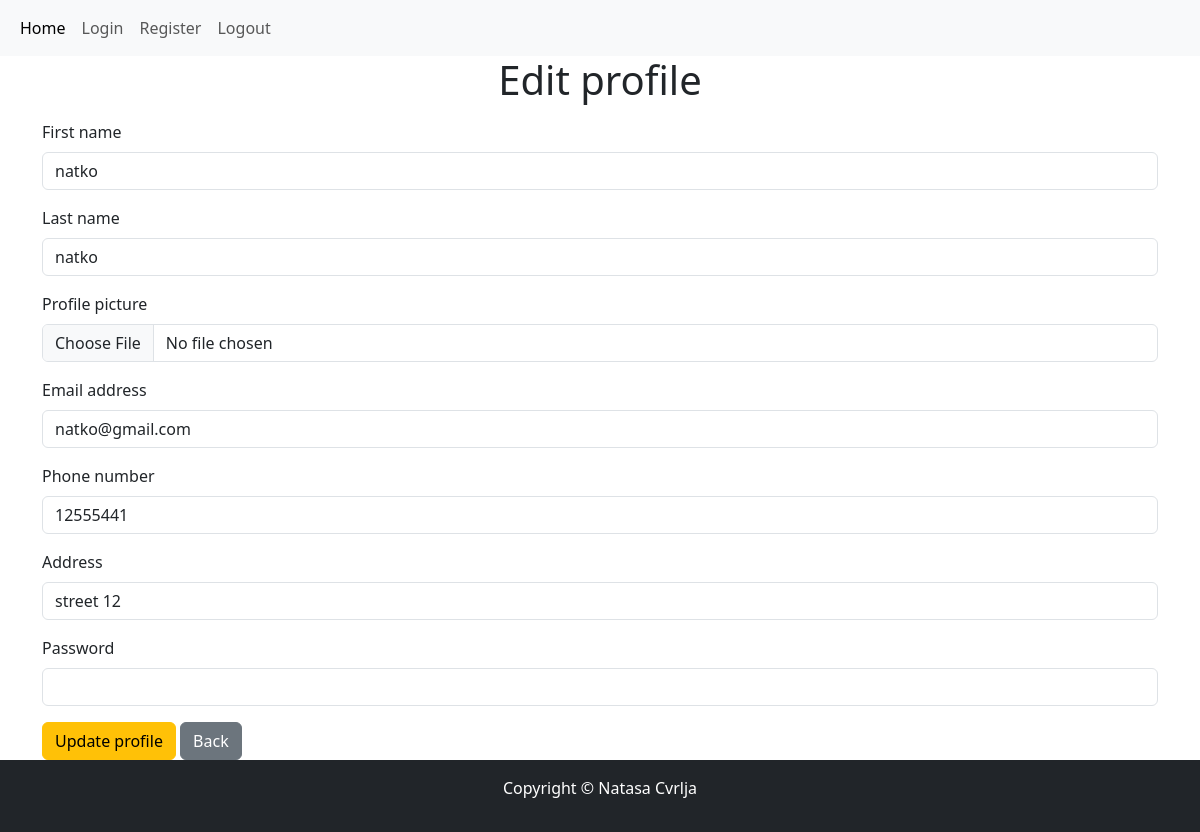
/edit.php?id=10, run on the app's committed database.
### tables this page shows
CREATE TABLE `users` (
  `id` int(11) NOT NULL,
  `firstName` varchar(50) NOT NULL,
  `lastName` varchar(50) NOT NULL,
  `email` varchar(70) NOT NULL,
  `phoneNumb` int(15) NOT NULL,
  `address` varchar(80) NOT NULL,
  `picture` varchar(80) NOT NULL,
  `password` varchar(255) NOT NULL,
  `status` varchar(30) DEFAULT 'user'
);

### edit.php (the view, shortened to what this page needs)
<?php
    require_once "db_connect.php";
    $id = $_GET["id"];
    $sql = "SELECT * FROM users WHERE id = $id";
    $result = mysqli_query($connect, $sql);
    $row = mysqli_fetch_assoc($result);
    $backBtn = "home.php";
?>
<!doctype html>
<html lang="en">
    <head>
        <link href="https://cdn.jsdelivr.net/npm/bootstrap@5.3.0/dist/css/bootstrap.min.css" rel="stylesheet">
    </head>
    <body>
    <nav class="navbar navbar-expand-lg bg-body-tertiary" >
        <div class="container-fluid">
            <ul class="navbar-nav me-auto mb-2 mb-lg-0" >
            <li class="nav-item">
                    <a class="nav-link active" aria-current="page" href="home.php" >Home</a>
                </li>
                <li class="nav-item">
                    <a class="nav-link" href="login.php" >Login</a>
                </li>
                <li class="nav-item">
          <a class="nav-link" href="register.php">Register</a>
        </li>
                <li class="nav-item">
                    <a class="nav-link" href="logout.php?logout">Logout</a >
                </li>
            </ul>
        </div>
    </nav>
<div class="container">
            <h1 class="text-center">Edit profile</h1>
            <form method="post" autocomplete="off" enctype="multipart/form-data">
                <div class="mb-3 mt-3">
                    <label for="fname" class="form-label">First name</label>
                    <input type="text" class="form-control" id="fname" name="fname" placeholder="First name" value="<?= $row["firstName"] ?>">
               </div>
                <div class="mb-3">
                    <label for="lname" class="form-label">Last name</label>
                    <input type="text" class="form-control" id="lname" name="lname" placeholder="Last name" value="<?= $row["lastName"] ?>">
               </div>
                <div class="mb-3">
                    <label for="picture" class="form-label">Profile picture</label>
                    <input type="file" class="form-control" id="picture" name="picture">
                </div>
                <div class="mb-3">
                    <label for="email" class="form-label">Email address</label>
                    <input type="email" class="form-control" id="email" name="email" placeholder="Email address" value="<?= $row["email"] ?>">
               </div>
                <div class="mb-3">
                    <label for="phonen" class="form-label">Phone number</label>
                    <input type="text" class="form-control" id="phonen" name="phonen" placeholder="Phone number" value="<?= $row["phoneNumb"] ?>">
                </div>
                <div class="mb-3">
                    <label for="address" class="form-label">Address</label>
                    <input type="text" class="form-control" id="address" name="address" placeholder="Address" value="<?= $row["address"] ?>">
                </div>
                <div class="mb-3">
                    <label for="password" class="form-label">Password</label>
                    <input type="password" class="form-control" id="password" name="password">
              </div>
                <button name="update" type="submit" class="btn btn-warning">Update profile</button>
                <a href="<?= $backBtn ?>" class="btn btn-secondary">Back</a>
            </form>
        </div>
        <footer>
        <div stlye="height: 20px; width: 100%;" class="text-center py-3 bg-dark ">
            <p style="color: white;">Copyright © Natasa Cvrlja</p>
        </div>
    </footer>
    </body>
</html>

### data on the page
users: fname "natko", lname "natko", email "natko@gmail.com", phonen "12555441", address "street 12"
